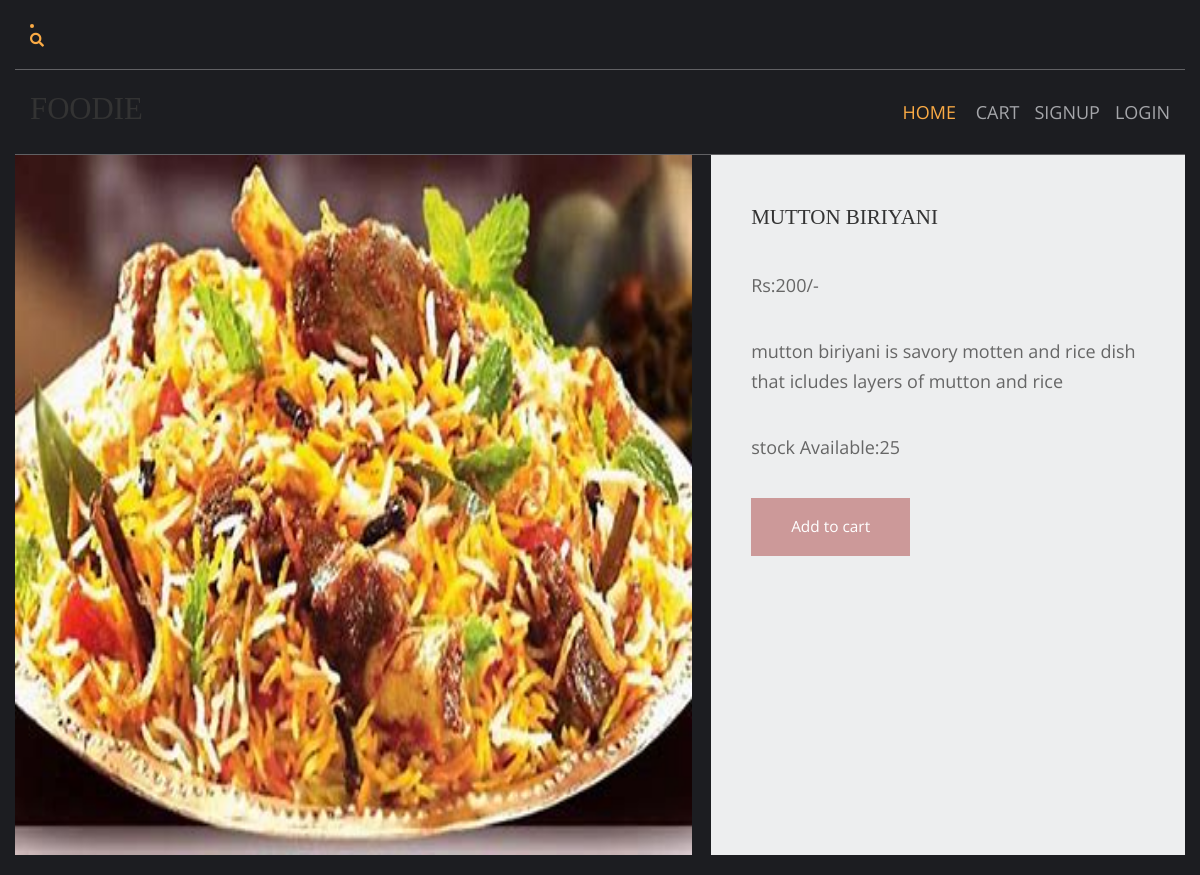
The app's page /biriyani/mutton-biriyani with its own data.
### shop/models.py (models this page shows, shortened)
class products(models.Model):
    name=models.CharField(max_length=250,unique=True)
    slug=models.SlugField(max_length=250,unique=True)
    image=models.ImageField(upload_to='products')
    desc=models.TextField()
    price=models.IntegerField()
    stock=models.IntegerField()
    available=models.BooleanField()
    categ=models.ForeignKey(category,on_delete=models.CASCADE)

### shop/views.py (the view)
# urls.py: path('<slug:c_slug>/<slug:product_slug>',views.prodDetails,name='details'),
def prodDetails(request,c_slug,product_slug):
       try:
           prod=products.objects.get(categ__slug=c_slug,slug=product_slug)
       except Exception as e:
           raise e
       return render(request,'product.html',{'pr':prod})

### templates/product.html (shortened to what this page needs)
{% extends 'base.html' %}
{% load static %}
{% block content %}
<head>
    <link href="{% static 'product/fontawesome/css/all.min.css' %}"rel="stylesheet" />
    <link href="{% static 'product/css/templatemo-comparto.css' %}"rel="stylesheet" />
</head>
<body>
        <section class="tm-mb-1" id="about">
            <div class="tm-row tm-about-row">
                <div class="tm-section-1-l">
                    <img style="height:700px;width:700px;" src="{{pr.image.url}}"alt="About image" class="tm-img-responsive">
                </div>
                <article class="tm-section-1-r tm-bg-color-8">
                    <h2 class="tm-mb-2 tm-title-color">{{pr.name}}</h2>
                    <p>Rs:{{pr.price}}/-</p>
                    <p>{{pr.desc}}</p>
                    <p>stock Available:{{pr.stock}}</p>
        {% if pr.stock <= 0 %}
            <h1>Sorry No Stock Left</h1>
                    {% else %}
                    <a href="{% url 'addcart'  pr.id %}" class="tm-btn tm-btn-1 tm-link-to-services">Add to cart</a>
        {% endif %}
                </article>
            </div>
        </section>
       {% endblock %}

### static/home/layout/styles/layout.css (style rules this page uses)
*, *::before, *::after { transition:all .3s ease-in-out; }
body { color:#A5A6AA; background-color:#1C1D21; }
a { color:#FBAB45; }

### static/product/css/templatemo-comparto.css (style rules this page uses)
*, *::before, *::after { box-sizing: border-box; outline: none; }
ul, h1, h2, h3, h4, p, figure { padding: 0; margin: 0; }
body { font-family: 'Open Sans', Arial, sans-serif; font-size: 18px; overflow-x: hidden; padding-left: 15px; padding-right: 15px; margin: 0; }
h2 { font-size: 1.5rem; }
a { transition: all 0.3s ease; text-decoration: none; }
p { color: #666; line-height: 1.7; margin-bottom: 35px; }
h1, h2, h3, h4, h5, h6 { color: #333; }
.tm-mb-1 { margin-bottom: 20px; }
.tm-mb-2 { margin-bottom: 40px; }
.tm-bg-color-8 { background-color: #EDEEEF; }
.tm-img-responsive { max-width: 100%; height: auto; }
.tm-section-1-l { width: 57.85%; margin-right: 1.65%; }
.tm-section-1-r { padding: 50px 40px; width: 40.5%; }
.tm-row { display: flex; }
.tm-btn { display: inline-block; padding: 15px 40px; font-size: 1.1rem; border: none; background-color: #CC9999; color: white; }
a { color: #666; }

### static/home/layout/styles/framework.css (style rules this page uses)
html { overflow-y:scroll; overflow-x:hidden; }
html, body { margin:0; padding:0; font-size:14px; line-height:1.6em; }
*, *::before, *::after { box-sizing:border-box; }
a { outline:none; text-decoration:none; }
img { width:auto; max-width:100%; height:auto; margin:0; padding:0; border:none; line-height:normal; vertical-align:middle; }
body, input, textarea, select { font-family:Verdana, Geneva, sans-serif; }
h1, h2, h3, h4, h5, h6, .heading { font-family:Georgia, "Times New Roman", Times, serif; }
::placeholder { opacity:1; }
h1, h2, h3, h4, h5, h6, .heading { margin:0 0 20px 0; font-size:1.4rem; line-height:normal; font-weight:normal; text-transform:uppercase; }
address, article, aside, figcaption, figure, footer, header, main, nav, section { display:block; margin:0; padding:0; }

### records on screen
products: image (picture), name "MUTTON BIRIYANI", price "200", desc "mutton biriyani is savory motten and rice dish that icludes layers of mutton and rice", stock "25"
